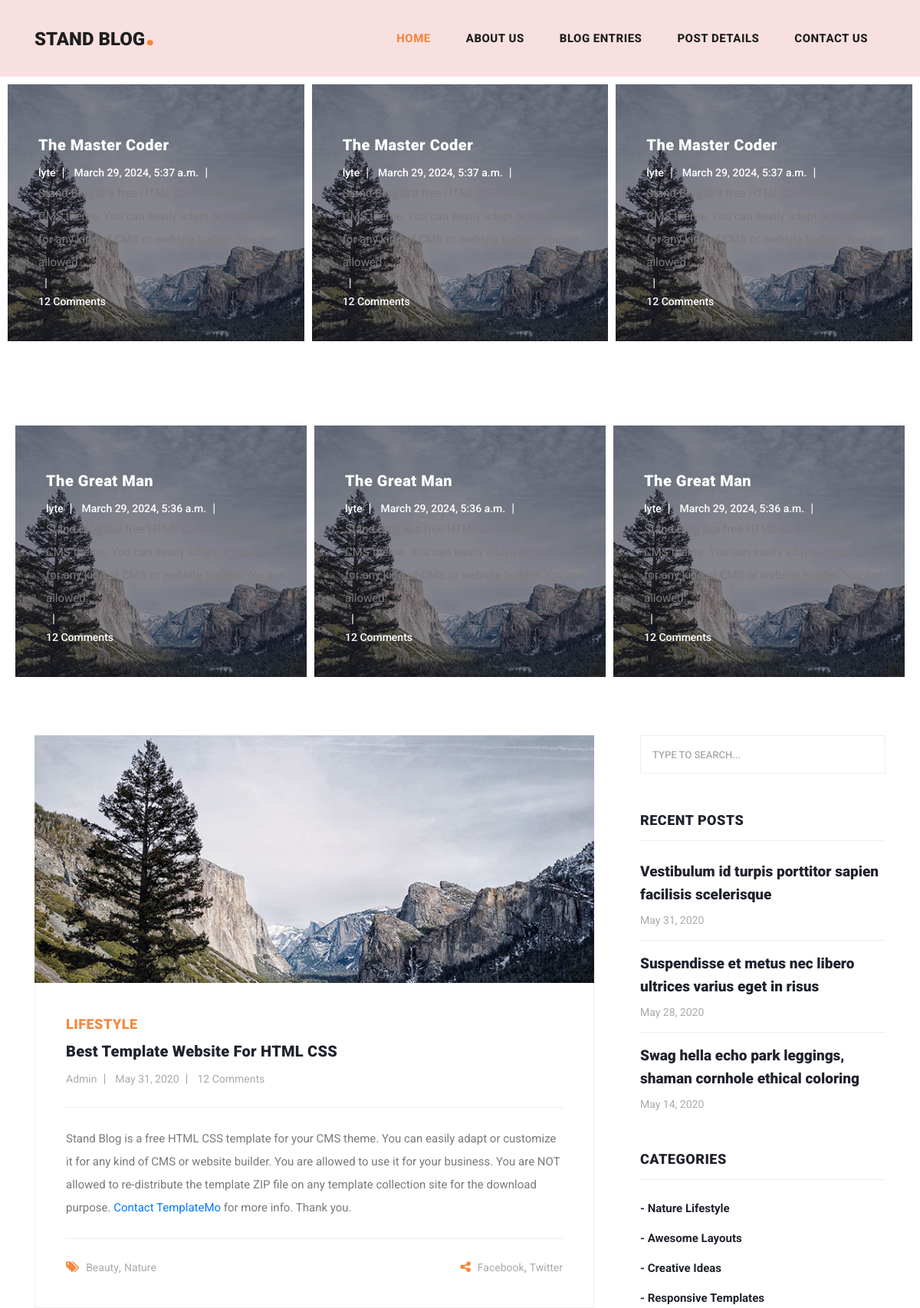
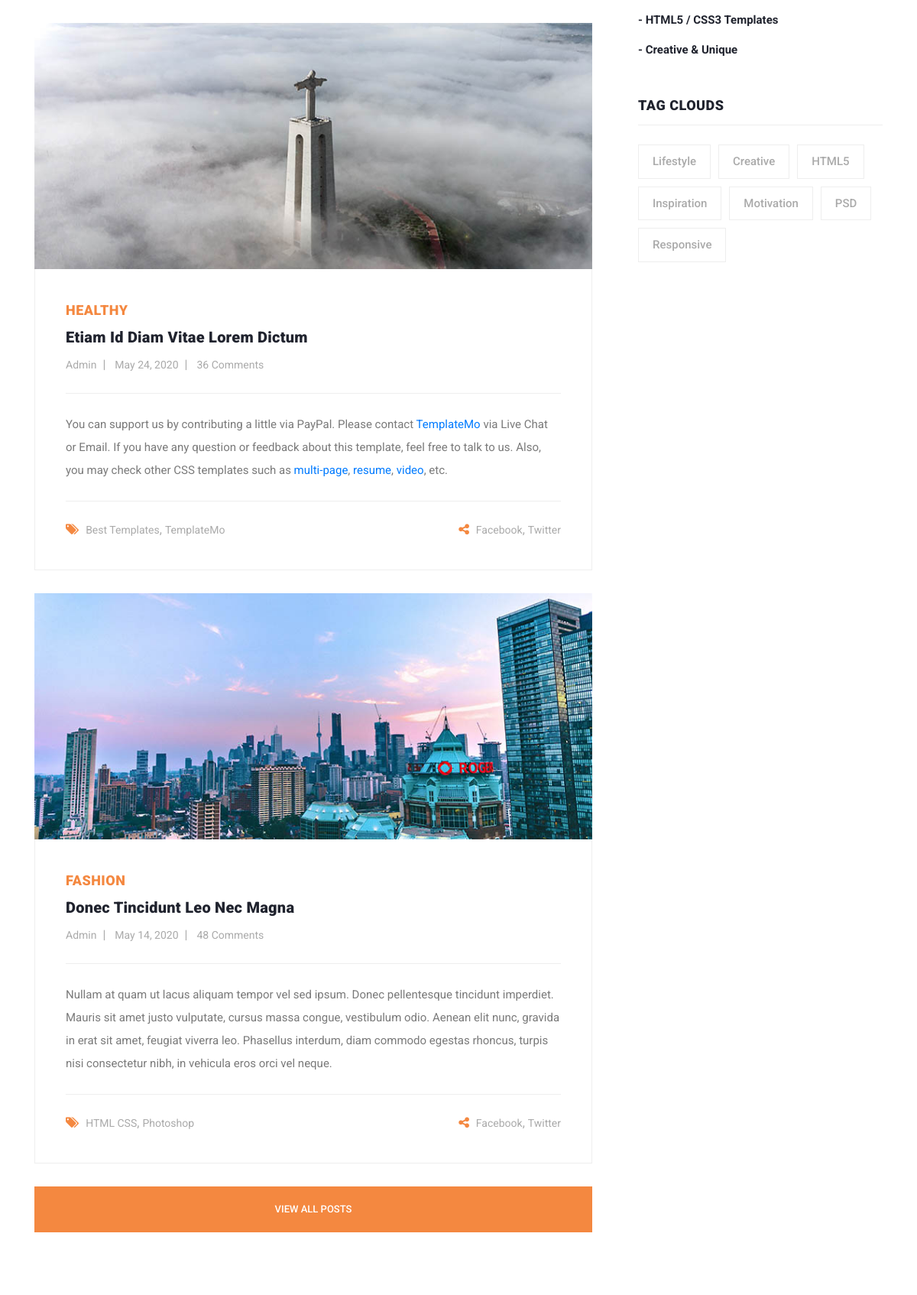
Screenshot of /blog/ (upper part) with the database file from the repository (2 pictures, top to bottom).
### blog/models.py (models this page shows, shortened)
class Post(models.Model):
    title = models.CharField(max_length=200)
    slug = models.SlugField(max_length=255,default="", unique_for_date='created')
    content = models.TextField()
    author = models.ForeignKey(User, on_delete=models.CASCADE,
                               related_name='posts')
    updated = models.DateField(auto_now=True)
    created = models.DateTimeField(default=timezone.now)
    class Meta:
      ordering = ['-created']
      indexes =[
         models.Index(fields=['created'])
      ]
    def get_absolute_url(self):
       return  reverse('blog:post_details', args=[self.id,
                                                  self.created.year,
                                                  self.created.month,
                                                  self.created.day,
                                                  self.slug])

### blog/views.py (the view)
# urls.py: path('', post_list, name='post_list'),
def post_list(request):
    posts = Post.objects.all()
    return render(request, 'post/post_list.html', {'posts':posts,
                                                   })

### blog/templates/post/post_list.html (shortened to what this page needs)
{% extends 'blog/index.html' %}
{% load static %}
{% block content %}
    {% for post in posts %}
    <div class="main-banner header-text">
        <div class="container-fluid">
          <div class="owl-banner owl-carousel">
            <div class="item">
                <img src="{% static 'images/banner-item-01.jpg' %}" alt="">
                <div class="item-content">
                    <div class="main-content">
                  <a href="{{ post.get_absolute_url }}"><h4>{{ post.title }}</h4></a>
                  <ul class="post-info">
                    <li><a href="#">{{ post.author }}</a></li>
                    <li><a href="#">{{ post.created }}</a></li>
                    <li>  <p>{{ post.content | truncatewords:30 }}</p> </li>
                    <li><a href="#">12 Comments</a></li>
                  </ul>
                </div>
              </div>
            </div>
        </div>
        {% endfor %}
      </div>
    <section class="blog-posts">
      <div class="container">
        <div class="row">
          <div class="col-lg-8">
            <div class="all-blog-posts">
              <div class="row">
                <div class="col-lg-12">
                  <div class="blog-post">
                    <div class="blog-thumb">
                      <img src="assets/images/blog-post-01.jpg" alt="">
                    </div>
                    <div class="down-content">
                      <span>Lifestyle</span>
                      <a href="post-details.html"><h4>Best Template Website for HTML CSS</h4></a>
                      <ul class="post-info">
                        <li><a href="#">Admin</a></li>
                        <li><a href="#">May 31, 2020</a></li>
                        <li><a href="#">12 Comments</a></li>
                      </ul>
                      <p>Stand Blog is a free HTML CSS template for your CMS theme. You can easily adapt or customize it for any kind of CMS or website builder. You are allowed to use it for your business. You are NOT allowed to re-distribute the template ZIP file on any template collection site for the download purpose. <a rel="nofollow" href="https://templatemo.com/contact" target="_parent">Contact TemplateMo</a> for more info. Thank you.</p>
                      <div class="post-options">
                        <div class="row">
                          <div class="col-6">
                            <ul class="post-tags">
                              <li><i class="fa fa-tags"></i></li>
                              <li><a href="#">Beauty</a>,</li>
                              <li><a href="#">Nature</a></li>
                            </ul>
                          </div>
                          <div class="col-6">
                            <ul class="post-share">
                              <li><i class="fa fa-share-alt"></i></li>
                              <li><a href="#">Facebook</a>,</li>
                              <li><a href="#"> Twitter</a></li>
                            </ul>
                          </div>
                        </div>
                      </div>
                    </div>
                  </div>
                </div>
                <div class="col-lg-12">
                  <div class="blog-post">
                    <div class="blog-thumb">
                      <img src="assets/images/blog-post-02.jpg" alt="">
                    </div>
                    <div class="down-content">
                      <span>Healthy</span>
                      <a href="post-details.html"><h4>Etiam id diam vitae lorem dictum</h4></a>
                      <ul class="post-info">
                        <li><a href="#">Admin</a></li>
                        <li><a href="#">May 24, 2020</a></li>
                        <li><a href="#">36 Comments</a></li>
                      </ul>
                      <p>You can support us by contributing a little via PayPal. Please contact <a rel="nofollow" href="https://templatemo.com/contact" target="_parent">TemplateMo</a> via Live Chat or Email. If you have any question or feedback about this template, feel free to talk to us. Also, you may check other CSS templates such as <a rel="nofollow" href="https://templatemo.com/tag/multi-page" target="_parent">multi-page</a>, <a rel="nofollow" href="https://templatemo.com/tag/resume" target="_parent">resume</a>, <a rel="nofollow" href="https://templatemo.com/tag/video" target="_parent">video</a>, etc.</p>
                      <div class="post-options">
                        <div class="row">
                          <div class="col-6">
                            <ul class="post-tags">
                              <li><i class="fa fa-tags"></i></li>
                              <li><a href="#">Best Templates</a>,</li>
                              <li><a href="#">TemplateMo</a></li>
                            </ul>
                          </div>
                          <div class="col-6">
                            <ul class="post-share">
                              <li><i class="fa fa-share-alt"></i></li>
                              <li><a href="#">Facebook</a>,</li>
                              <li><a href="#">Twitter</a></li>
                            </ul>
                          </div>
                        </div>
                      </div>
                    </div>
                  </div>
                </div>
                <div class="col-lg-12">
                  <div class="blog-post">
                    <div class="blog-thumb">
                      <img src="assets/images/blog-post-03.jpg" alt="">
                    </div>
                    <div class="down-content">
                      <span>Fashion</span>
                      <a href="post-details.html"><h4>Donec tincidunt leo nec magna</h4></a>
                      <ul class="post-info">
                        <li><a href="#">Admin</a></li>
                        <li><a href="#">May 14, 2020</a></li>
                        <li><a href="#">48 Comments</a></li>
                      </ul>
                      <p>Nullam at quam ut lacus aliquam tempor vel sed ipsum. Donec pellentesque tincidunt imperdiet. Mauris sit amet justo vulputate, cursus massa congue, vestibulum odio. Aenean elit nunc, gravida in erat sit amet, feugiat viverra leo. Phasellus interdum, diam commodo egestas rhoncus, turpis nisi consectetur nibh, in vehicula eros orci vel neque.</p>
                      <div class="post-options">
                        <div class="row">
                          <div class="col-6">
                            <ul class="post-tags">
                              <li><i class="fa fa-tags"></i></li>
                              <li><a href="#">HTML CSS</a>,</li>
                              <li><a href="#">Photoshop</a></li>
                            </ul>
                          </div>
                          <div class="col-6">
                            <ul class="post-share">
                              <li><i class="fa fa-share-alt"></i></li>
                              <li><a href="#">Facebook</a>,</li>
                              <li><a href="#">Twitter</a></li>
                            </ul>
                          </div>
                        </div>
                      </div>
                    </div>
                  </div>
                </div>
                <div class="col-lg-12">
                  <div class="main-button">
                    <a href="blog.html">View All Posts</a>
                  </div>
                </div>
              </div>
            </div>
          </div>
          <div class="col-lg-4">
            <div class="sidebar">
              <div class="row">
                <div class="col-lg-12">
                  <div class="sidebar-item search">
                    <form id="search_form" name="gs" method="GET" action="#">
                      <input type="text" name="q" class="searchText" placeholder="type to search..." autocomplete="on">
                    </form>
                  </div>
                </div>
                <div class="col-lg-12">
                  <div class="sidebar-item recent-posts">
                    <div class="sidebar-heading">
                      <h2>Recent Posts</h2>
                    </div>
                    <div class="content">
                      <ul>
                        <li><a href="post-details.html">
                          <h5>Vestibulum id turpis porttitor sapien facilisis scelerisque</h5>
                          <span>May 31, 2020</span>
                        </a></li>
                        <li><a href="post-details.html">
                          <h5>Suspendisse et metus nec libero ultrices varius eget in risus</h5>
                          <span>May 28, 2020</span>
                        </a></li>
                        <li><a href="post-details.html">
                          <h5>Swag hella echo park leggings, shaman cornhole ethical coloring</h5>
                          <span>May 14, 2020</span>
                        </a></li>
                      </ul>
                    </div>
                  </div>
                </div>
                <div class="col-lg-12">
                  <div class="sidebar-item categories">
                    <div class="sidebar-heading">
                      <h2>Categories</h2>
                    </div>
                    <div class="content">
                      <ul>
                        <li><a href="#">- Nature Lifestyle</a></li>
                        <li><a href="#">- Awesome Layouts</a></li>
                        <li><a href="#">- Creative Ideas</a></li>
                        <li><a href="#">- Responsive Templates</a></li>
                        <li><a href="#">- HTML5 / CSS3 Templates</a></li>
                        <li><a href="#">- Creative &amp; Unique</a></li>
                      </ul>
                    </div>
                  </div>
                </div>
                <div class="col-lg-12">
                  <div class="sidebar-item tags">
                    <div class="sidebar-heading">
                      <h2>Tag Clouds</h2>
                    </div>
                    <div class="content">
                      <ul>
                        <li><a href="#">Lifestyle</a></li>
                        <li><a href="#">Creative</a></li>
                        <li><a href="#">HTML5</a></li>
                        <li><a href="#">Inspiration</a></li>
                        <li><a href="#">Motivation</a></li>
                        <li><a href="#">PSD</a></li>
                        <li><a href="#">Responsive</a></li>
                      </ul>
                    </div>
                  </div>
                </div>
              </div>
            </div>
          </div>
        </div>
      </div>
    </section>
{% endblock %}

### blog/templates/blog/index.html (shortened to what this page needs)
{% load static %}
<!DOCTYPE html>
<html lang="en">
  <head>
    <link href="{% static 'vendor/bootstrap.min.css' %}" rel="stylesheet">
    <link rel="stylesheet" href="{% static 'css/fontawesome.css' %}">
    <link rel="stylesheet" href="{% static 'css/main.css' %}">
    <link rel="stylesheet" href="{% static 'css/owl.css' %}">
  </head>
  <body>
    <header class="">
      <nav class="navbar navbar-expand-lg ">
        <div class="container">
          <a class="navbar-brand" href="{% url 'blog:post_list' %}"><h2>Stand Blog<em>.</em></h2></a>
          <div class="collapse navbar-collapse" id="navbarResponsive">
            <ul class="navbar-nav ml-auto">
              <li class="nav-item active">
                <a class="nav-link" href="{% url 'blog:post_list' %}">Home
                </a>
              </li>
              <li class="nav-item">
                <a class="nav-link" href="#">About Us</a>
              </li>
              <li class="nav-item">
                <a class="nav-link" href="#">Blog Entries</a>
              </li>
              <li class="nav-item">
                <a class="nav-link" href="#">Post Details</a>
              </li>
              <li class="nav-item">
                <a class="nav-link" href="#">Contact Us</a>
              </li>
            </ul>
          </div>
        </div>
      </nav>
    </header>
    {% block content %}
    {% endblock %}
  </body>
</html>

### rows the page displays
Post: title "The Master Coder", author "lyte", created "March 29, 2024, 5:37 a.m.", content "Stand Blog is a free HTML CSS template for your CMS theme. You can easily adapt or customize it for any kind of CMS or website builder. You are allowed …"
Post: title "The Great Man", author "lyte", created "March 29, 2024, 5:36 a.m.", content "Stand Blog is a free HTML CSS template for your CMS theme. You can easily adapt or customize it for any kind of CMS or website builder. You are allowed …"
